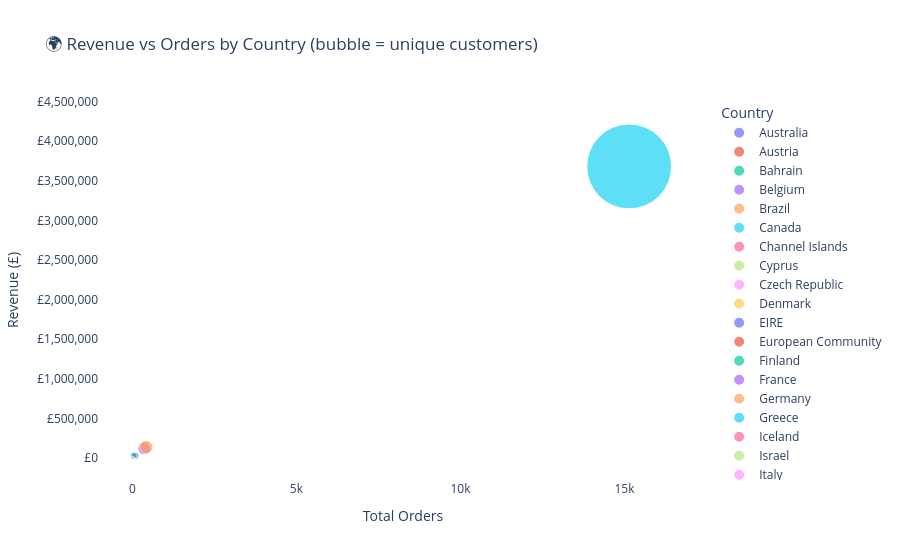

The notebook cell this image was saved under:
### Markdown cell above
### 🖱️ Chart 13 — Interactive Scatter: Revenue vs Orders by Country

### Code cell
country_stats = (
    df.groupby('Country')
    .agg(Revenue=('TotalPrice', 'sum'),
         Orders=('InvoiceNo', 'nunique'),
         Customers=('CustomerID', 'nunique'))
    .reset_index()
)

fig = px.scatter(
    country_stats, x='Orders', y='Revenue',
    size='Customers', color='Country',
    hover_name='Country',
    title='🌍 Revenue vs Orders by Country (bubble = unique customers)',
    labels={'Revenue': 'Revenue (£)', 'Orders': 'Total Orders'},
    size_max=60
)
fig.update_layout(
    plot_bgcolor='white',
    yaxis_tickprefix='£',
    yaxis_tickformat=',.0f'
)
fig.write_html('../reports/viz_interactive_scatter.html')
fig.show()
print('✅ Saved: reports/viz_interactive_scatter.html')

### Figure 1 — Plotly figure (JSON) as saved in the notebook; plotly's stock layout.template omitted (floating-point values rounded to 4 significant figures)
{"data": [{"hovertemplate": "<b>%{hovertext}</b><br><br>Country=Australia<br>Total Orders=%{x}<br>Revenue (£)=%{y}<br>Customers=%{marker.size}<extra></extra>", "hovertext": ["Australia"], "legendgroup": "Australia", "marker": {"color": "#636efa", "size": [9], "sizemode": "area", "sizeref": 1.051, "symbol": "circle"}, "mode": "markers", "name": "Australia", "orientation": "v", "showlegend": true, "type": "scatter", "x": [44], "xaxis": "x", "y": [12710.0], "yaxis": "y"}, {"hovertemplate": "<b>%{hovertext}</b><br><br>Country=Austria<br>Total Orders=%{x}<br>Revenue (£)=%{y}<br>Customers=%{marker.size}<extra></extra>", "hovertext": ["Austria"], "legendgroup": "Austria", "marker": {"color": "#EF553B", "size": [11], "sizemode": "area", "sizeref": 1.051, "symbol": "circle"}, "mode": "markers", "name": "Austria", "orientation": "v", "showlegend": true, "type": "scatter", "x": [17], "xaxis": "x", "y": [6682.0], "yaxis": "y"}, {"hovertemplate": "<b>%{hovertext}</b><br><br>Country=Bahrain<br>Total Orders=%{x}<br>Revenue (£)=%{y}<br>Customers=%{marker.size}<extra></extra>", "hovertext": ["Bahrain"], "legendgroup": "Bahrain", "marker": {"color": "#00cc96", "size": [2], "sizemode": "area", "sizeref": 1.051, "symbol": "circle"}, "mode": "markers", "name": "Bahrain", "orientation": "v", "showlegend": true, "type": "scatter", "x": [2], "xaxis": "x", "y": [248.3], "yaxis": "y"}, {"hovertemplate": "<b>%{hovertext}</b><br><br>Country=Belgium<br>Total Orders=%{x}<br>Revenue (£)=%{y}<br>Customers=%{marker.size}<extra></extra>", "hovertext": ["Belgium"], "legendgroup": "Belgium", "marker": {"color": "#ab63fa", "size": [25], "sizemode": "area", "sizeref": 1.051, "symbol": "circle"}, "mode": "markers", "name": "Belgium", "orientation": "v", "showlegend": true, "type": "scatter", "x": [93], "xaxis": "x", "y": [27840.0], "yaxis": "y"}, {"hovertemplate": "<b>%{hovertext}</b><br><br>Country=Brazil<br>Total Orders=%{x}<br>Revenue (£)=%{y}<br>Customers=%{marker.size}<extra></extra>", "hovertext": ["Brazil"], "legendgroup": "Brazil", "marker": {"color": "#FFA15A", "size": [1], "sizemode": "area", "sizeref": 1.051, "symbol": "circle"}, "mode": "markers", "name": "Brazil", "orientation": "v", "showlegend": true, "type": "scatter", "x": [1], "xaxis": "x", "y": [869.4], "yaxis": "y"}, {"hovertemplate": "<b>%{hovertext}</b><br><br>Country=Canada<br>Total Orders=%{x}<br>Revenue (£)=%{y}<br>Customers=%{marker.size}<extra></extra>", "hovertext": ["Canada"], "legendgroup": "Canada", "marker": {"color": "#19d3f3", "size": [3], "sizemode": "area", "sizeref": 1.051, "symbol": "circle"}, "mode": "markers", "name": "Canada", "orientation": "v", "showlegend": true, "type": "scatter", "x": [4], "xaxis": "x", "y": [1982.0], "yaxis": "y"}, {"hovertemplate": "<b>%{hovertext}</b><br><br>Country=Channel Islands<br>Total Orders=%{x}<br>Revenue (£)=%{y}<br>Customers=%{marker.size}<extra></extra>", "hovertext": ["Channel Islands"], "legendgroup": "Channel Islands", "marker": {"color": "#FF6692", "size": [7], "sizemode": "area", "sizeref": 1.051, "symbol": "circle"}, "mode": "markers", "name": "Channel Islands", "orientation": "v", "showlegend": true, "type": "scatter", "x": [21], "xaxis": "x", "y": [10990.0], "yaxis": "y"}, {"hovertemplate": "<b>%{hovertext}</b><br><br>Country=Cyprus<br>Total Orders=%{x}<br>Revenue (£)=%{y}<br>Customers=%{marker.size}<extra></extra>", "hovertext": ["Cyprus"], "legendgroup": "Cyprus", "marker": {"color": "#B6E880", "size": [7], "sizemode": "area", "sizeref": 1.051, "symbol": "circle"}, "mode": "markers", "name": "Cyprus", "orientation": "v", "showlegend": true, "type": "scatter", "x": [12], "xaxis": "x", "y": [7372.0], "yaxis": "y"}, {"hovertemplate": "<b>%{hovertext}</b><br><br>Country=Czech Republic<br>Total Orders=%{x}<br>Revenue (£)=%{y}<br>Customers=%{marker.size}<extra></extra>", "hovertext": ["Czech Republic"], "legendgroup": "Czech Republic", "marker": {"color": "#FF97FF", "size": [1], "sizemode": "area", "sizeref": 1.051, "symbol": "circle"}, "mode": "markers", "name": "Czech Republic", "orientation": "v", "showlegend": true, "type": "scatter", "x": [2], "xaxis": "x", "y": [594.5], "yaxis": "y"}, {"hovertemplate": "<b>%{hovertext}</b><br><br>Country=Denmark<br>Total Orders=%{x}<br>Revenue (£)=%{y}<br>Customers=%{marker.size}<extra></extra>", "hovertext": ["Denmark"], "legendgroup": "Denmark", "marker": {"color": "#FECB52", "size": [8], "sizemode": "area", "sizeref": 1.051, "symbol": "circle"}, "mode": "markers", "name": "Denmark", "orientation": "v", "showlegend": true, "type": "scatter", "x": [16], "xaxis": "x", "y": [7639.0], "yaxis": "y"}, {"hovertemplate": "<b>%{hovertext}</b><br><br>Country=EIRE<br>Total Orders=%{x}<br>Revenue (£)=%{y}<br>Customers=%{marker.size}<extra></extra>", "hovertext": ["EIRE"], "legendgroup": "EIRE", "marker": {"color": "#636efa", "size": [3], "sizemode": "area", "sizeref": 1.051, "symbol": "circle"}, "mode": "markers", "name": "EIRE", "orientation": "v", "showlegend": true, "type": "scatter", "x": [238], "xaxis": "x", "y": [105900.0], "yaxis": "y"}, {"hovertemplate": "<b>%{hovertext}</b><br><br>Country=European Community<br>Total Orders=%{x}<br>Revenue (£)=%{y}<br>Customers=%{marker.size}<extra></extra>", "hovertext": ["European Community"], "legendgroup": "European Community", "marker": {"color": "#EF553B", "size": [1], "sizemode": "area", "sizeref": 1.051, "symbol": "circle"}, "mode": "markers", "name": "European Community", "orientation": "v", "showlegend": true, "type": "scatter", "x": [3], "xaxis": "x", "y": [983.6], "yaxis": "y"}, {"hovertemplate": "<b>%{hovertext}</b><br><br>Country=Finland<br>Total Orders=%{x}<br>Revenue (£)=%{y}<br>Customers=%{marker.size}<extra></extra>", "hovertext": ["Finland"], "legendgroup": "Finland", "marker": {"color": "#00cc96", "size": [12], "sizemode": "area", "sizeref": 1.051, "symbol": "circle"}, "mode": "markers", "name": "Finland", "orientation": "v", "showlegend": true, "type": "scatter", "x": [34], "xaxis": "x", "y": [10110.0], "yaxis": "y"}, {"hovertemplate": "<b>%{hovertext}</b><br><br>Country=France<br>Total Orders=%{x}<br>Revenue (£)=%{y}<br>Customers=%{marker.size}<extra></extra>", "hovertext": ["France"], "legendgroup": "France", "marker": {"color": "#ab63fa", "size": [87], "sizemode": "area", "sizeref": 1.051, "symbol": "circle"}, "mode": "markers", "name": "France", "orientation": "v", "showlegend": true, "type": "scatter", "x": [362], "xaxis": "x", "y": [122000.0], "yaxis": "y"}, {"hovertemplate": "<b>%{hovertext}</b><br><br>Country=Germany<br>Total Orders=%{x}<br>Revenue (£)=%{y}<br>Customers=%{marker.size}<extra></extra>", "hovertext": ["Germany"], "legendgroup": "Germany", "marker": {"color": "#FFA15A", "size": [92], "sizemode": "area", "sizeref": 1.051, "symbol": "circle"}, "mode": "markers", "name": "Germany", "orientation": "v", "showlegend": true, "type": "scatter", "x": [425], "xaxis": "x", "y": [137900.0], "yaxis": "y"}, {"hovertemplate": "<b>%{hovertext}</b><br><br>Country=Greece<br>Total Orders=%{x}<br>Revenue (£)=%{y}<br>Customers=%{marker.size}<extra></extra>", "hovertext": ["Greece"], "legendgroup": "Greece", "marker": {"color": "#19d3f3", "size": [4], "sizemode": "area", "sizeref": 1.051, "symbol": "circle"}, "mode": "markers", "name": "Greece", "orientation": "v", "showlegend": true, "type": "scatter", "x": [5], "xaxis": "x", "y": [3278.0], "yaxis": "y"}, {"hovertemplate": "<b>%{hovertext}</b><br><br>Country=Iceland<br>Total Orders=%{x}<br>Revenue (£)=%{y}<br>Customers=%{marker.size}<extra></extra>", "hovertext": ["Iceland"], "legendgroup": "Iceland", "marker": {"color": "#FF6692", "size": [1], "sizemode": "area", "sizeref": 1.051, "symbol": "circle"}, "mode": "markers", "name": "Iceland", "orientation": "v", "showlegend": true, "type": "scatter", "x": [7], "xaxis": "x", "y": [3315.0], "yaxis": "y"}, {"hovertemplate": "<b>%{hovertext}</b><br><br>Country=Israel<br>Total Orders=%{x}<br>Revenue (£)=%{y}<br>Customers=%{marker.size}<extra></extra>", "hovertext": ["Israel"], "legendgroup": "Israel", "marker": {"color": "#B6E880", "size": [3], "sizemode": "area", "sizeref": 1.051, "symbol": "circle"}, "mode": "markers", "name": "Israel", "orientation": "v", "showlegend": true, "type": "scatter", "x": [5], "xaxis": "x", "y": [3647.0], "yaxis": "y"}, {"hovertemplate": "<b>%{hovertext}</b><br><br>Country=Italy<br>Total Orders=%{x}<br>Revenue (£)=%{y}<br>Customers=%{marker.size}<extra></extra>", "hovertext": ["Italy"], "legendgroup": "Italy", "marker": {"color": "#FF97FF", "size": [14], "sizemode": "area", "sizeref": 1.051, "symbol": "circle"}, "mode": "markers", "name": "Italy", "orientation": "v", "showlegend": true, "type": "scatter", "x": [33], "xaxis": "x", "y": [11950.0], "yaxis": "y"}, {"hovertemplate": "<b>%{hovertext}</b><br><br>Country=Japan<br>Total Orders=%{x}<br>Revenue (£)=%{y}<br>Customers=%{marker.size}<extra></extra>", "hovertext": ["Japan"], "legendgroup": "Japan", "marker": {"color": "#FECB52", "size": [6], "sizemode": "area", "sizeref": 1.051, "symbol": "circle"}, "mode": "markers", "name": "Japan", "orientation": "v", "showlegend": true, "type": "scatter", "x": [12], "xaxis": "x", "y": [2659.0], "yaxis": "y"}, {"hovertemplate": "<b>%{hovertext}</b><br><br>Country=Lebanon<br>Total Orders=%{x}<br>Revenue (£)=%{y}<br>Customers=%{marker.size}<extra></extra>", "hovertext": ["Lebanon"], "legendgroup": "Lebanon", "marker": {"color": "#636efa", "size": [1], "sizemode": "area", "sizeref": 1.051, "symbol": "circle"}, "mode": "markers", "name": "Lebanon", "orientation": "v", "showlegend": true, "type": "scatter", "x": [1], "xaxis": "x", "y": [952.9], "yaxis": "y"}, {"hovertemplate": "<b>%{hovertext}</b><br><br>Country=Lithuania<br>Total Orders=%{x}<br>Revenue (£)=%{y}<br>Customers=%{marker.size}<extra></extra>", "hovertext": ["Lithuania"], "legendgroup": "Lithuania", "marker": {"color": "#EF553B", "size": [1], "sizemode": "area", "sizeref": 1.051, "symbol": "circle"}, "mode": "markers", "name": "Lithuania", "orientation": "v", "showlegend": true, "type": "scatter", "x": [3], "xaxis": "x", "y": [1267.0], "yaxis": "y"}, {"hovertemplate": "<b>%{hovertext}</b><br><br>Country=Malta<br>Total Orders=%{x}<br>Revenue (£)=%{y}<br>Customers=%{marker.size}<extra></extra>", "hovertext": ["Malta"], "legendgroup": "Malta", "marker": {"color": "#00cc96", "size": [2], "sizemode": "area", "sizeref": 1.051, "symbol": "circle"}, "mode": "markers", "name": "Malta", "orientation": "v", "showlegend": true, "type": "scatter", "x": [5], "xaxis": "x", "y": [1481.0], "yaxis": "y"}, {"hovertemplate": "<b>%{hovertext}</b><br><br>Country=Netherlands<br>Total Orders=%{x}<br>Revenue (£)=%{y}<br>Customers=%{marker.size}<extra></extra>", "hovertext": ["Netherlands"], "legendgroup": "Netherlands", "marker": {"color": "#ab63fa", "size": [7], "sizemode": "area", "sizeref": 1.051, "symbol": "circle"}, "mode": "markers", "name": "Netherlands", "orientation": "v", "showlegend": true, "type": "scatter", "x": [65], "xaxis": "x", "y": [15580.0], "yaxis": "y"}, {"hovertemplate": "<b>%{hovertext}</b><br><br>Country=Norway<br>Total Orders=%{x}<br>Revenue (£)=%{y}<br>Customers=%{marker.size}<extra></extra>", "hovertext": ["Norway"], "legendgroup": "Norway", "marker": {"color": "#FFA15A", "size": [10], "sizemode": "area", "sizeref": 1.051, "symbol": "circle"}, "mode": "markers", "name": "Norway", "orientation": "v", "showlegend": true, "type": "scatter", "x": [34], "xaxis": "x", "y": [18120.0], "yaxis": "y"}, {"hovertemplate": "<b>%{hovertext}</b><br><br>Country=Poland<br>Total Orders=%{x}<br>Revenue (£)=%{y}<br>Customers=%{marker.size}<extra></extra>", "hovertext": ["Poland"], "legendgroup": "Poland", "marker": {"color": "#19d3f3", "size": [5], "sizemode": "area", "sizeref": 1.051, "symbol": "circle"}, "mode": "markers", "name": "Poland", "orientation": "v", "showlegend": true, "type": "scatter", "x": [18], "xaxis": "x", "y": [4887.0], "yaxis": "y"}, {"hovertemplate": "<b>%{hovertext}</b><br><br>Country=Portugal<br>Total Orders=%{x}<br>Revenue (£)=%{y}<br>Customers=%{marker.size}<extra></extra>", "hovertext": ["Portugal"], "legendgroup": "Portugal", "marker": {"color": "#FF6692", "size": [19], "sizemode": "area", "sizeref": 1.051, "symbol": "circle"}, "mode": "markers", "name": "Portugal", "orientation": "v", "showlegend": true, "type": "scatter", "x": [46], "xaxis": "x", "y": [20410.0], "yaxis": "y"}, {"hovertemplate": "<b>%{hovertext}</b><br><br>Country=RSA<br>Total Orders=%{x}<br>Revenue (£)=%{y}<br>Customers=%{marker.size}<extra></extra>", "hovertext": ["RSA"], "legendgroup": "RSA", "marker": {"color": "#B6E880", "size": [1], "sizemode": "area", "sizeref": 1.051, "symbol": "circle"}, "mode": "markers", "name": "RSA", "orientation": "v", "showlegend": true, "type": "scatter", "x": [1], "xaxis": "x", "y": [734.4], "yaxis": "y"}, {"hovertemplate": "<b>%{hovertext}</b><br><br>Country=Saudi Arabia<br>Total Orders=%{x}<br>Revenue (£)=%{y}<br>Customers=%{marker.size}<extra></extra>", "hovertext": ["Saudi Arabia"], "legendgroup": "Saudi Arabia", "marker": {"color": "#FF97FF", "size": [1], "sizemode": "area", "sizeref": 1.051, "symbol": "circle"}, "mode": "markers", "name": "Saudi Arabia", "orientation": "v", "showlegend": true, "type": "scatter", "x": [1], "xaxis": "x", "y": [145.9], "yaxis": "y"}, {"hovertemplate": "<b>%{hovertext}</b><br><br>Country=Singapore<br>Total Orders=%{x}<br>Revenue (£)=%{y}<br>Customers=%{marker.size}<extra></extra>", "hovertext": ["Singapore"], "legendgroup": "Singapore", "marker": {"color": "#FECB52", "size": [1], "sizemode": "area", "sizeref": 1.051, "symbol": "circle"}, "mode": "markers", "name": "Singapore", "orientation": "v", "showlegend": true, "type": "scatter", "x": [4], "xaxis": "x", "y": [4775.0], "yaxis": "y"}, {"hovertemplate": "<b>%{hovertext}</b><br><br>Country=Spain<br>Total Orders=%{x}<br>Revenue (£)=%{y}<br>Customers=%{marker.size}<extra></extra>", "hovertext": ["Spain"], "legendgroup": "Spain", "marker": {"color": "#636efa", "size": [29], "sizemode": "area", "sizeref": 1.051, "symbol": "circle"}, "mode": "markers", "name": "Spain", "orientation": "v", "showlegend": true, "type": "scatter", "x": [82], "xaxis": "x", "y": [29830.0], "yaxis": "y"}, {"hovertemplate": "<b>%{hovertext}</b><br><br>Country=Sweden<br>Total Orders=%{x}<br>Revenue (£)=%{y}<br>Customers=%{marker.size}<extra></extra>", "hovertext": ["Sweden"], "legendgroup": "Sweden", "marker": {"color": "#EF553B", "size": [8], "sizemode": "area", "sizeref": 1.051, "symbol": "circle"}, "mode": "markers", "name": "Sweden", "orientation": "v", "showlegend": true, "type": "scatter", "x": [28], "xaxis": "x", "y": [5583.0], "yaxis": "y"}, {"hovertemplate": "<b>%{hovertext}</b><br><br>Country=Switzerland<br>Total Orders=%{x}<br>Revenue (£)=%{y}<br>Customers=%{marker.size}<extra></extra>", "hovertext": ["Switzerland"], "legendgroup": "Switzerland", "marker": {"color": "#00cc96", "size": [21], "sizemode": "area", "sizeref": 1.051, "symbol": "circle"}, "mode": "markers", "name": "Switzerland", "orientation": "v", "showlegend": true, "type": "scatter", "x": [43], "xaxis": "x", "y": [29790.0], "yaxis": "y"}, {"hovertemplate": "<b>%{hovertext}</b><br><br>Country=USA<br>Total Orders=%{x}<br>Revenue (£)=%{y}<br>Customers=%{marker.size}<extra></extra>", "hovertext": ["USA"], "legendgroup": "USA", "marker": {"color": "#ab63fa", "size": [4], "sizemode": "area", "sizeref": 1.051, "symbol": "circle"}, "mode": "markers", "name": "USA", "orientation": "v", "showlegend": true, "type": "scatter", "x": [5], "xaxis": "x", "y": [2800.0], "yaxis": "y"}, {"hovertemplate": "<b>%{hovertext}</b><br><br>Country=United Arab Emirates<br>Total Orders=%{x}<br>Revenue (£)=%{y}<br>Customers=%{marker.size}<extra></extra>", "hovertext": ["United Arab Emirates"], "legendgroup": "United Arab Emirates", "marker": {"color": "#FFA15A", "size": [2], "sizemode": "area", "sizeref": 1.051, "symbol": "circle"}, "mode": "markers", "name": "United Arab Emirates", "orientation": "v", "showlegend": true, "type": "scatter", "x": [2], "xaxis": "x", "y": [1281.0], "yaxis": "y"}, {"hovertemplate": "<b>%{hovertext}</b><br><br>Country=United Kingdom<br>Total Orders=%{x}<br>Revenue (£)=%{y}<br>Customers=%{marker.size}<extra></extra>", "hovertext": ["United Kingdom"], "legendgroup": "United Kingdom", "marker": {"color": "#19d3f3", "size": [3784], "sizemode": "area", "sizeref": 1.051, "symbol": "circle"}, "mode": "markers", "name": "United Kingdom", "orientation": "v", "showlegend": true, "type": "scatter", "x": [15144], "xaxis": "x", "y": [3681000.0], "yaxis": "y"}, {"hovertemplate": "<b>%{hovertext}</b><br><br>Country=Unspecified<br>Total Orders=%{x}<br>Revenue (£)=%{y}<br>Customers=%{marker.size}<extra></extra>", "hovertext": ["Unspecified"], "legendgroup": "Unspecified", "marker": {"color": "#FF6692", "size": [4], "sizemode": "area", "sizeref": 1.051, "symbol": "circle"}, "mode": "markers", "name": "Unspecified", "orientation": "v", "showlegend": true, "type": "scatter", "x": [8], "xaxis": "x", "y": [2160.0], "yaxis": "y"}], "layout": {"legend": {"itemsizing": "constant", "title": {"text": "Country"}, "tracegroupgap": 0}, "plot_bgcolor": "white", "title": {"text": "🌍 Revenue vs Orders by Country (bubble = unique customers)"}, "xaxis": {"anchor": "y", "domain": [0, 1], "title": {"text": "Total Orders"}}, "yaxis": {"anchor": "x", "domain": [0, 1], "tickformat": ",.0f", "tickprefix": "£", "title": {"text": "Revenue (£)"}}}}
